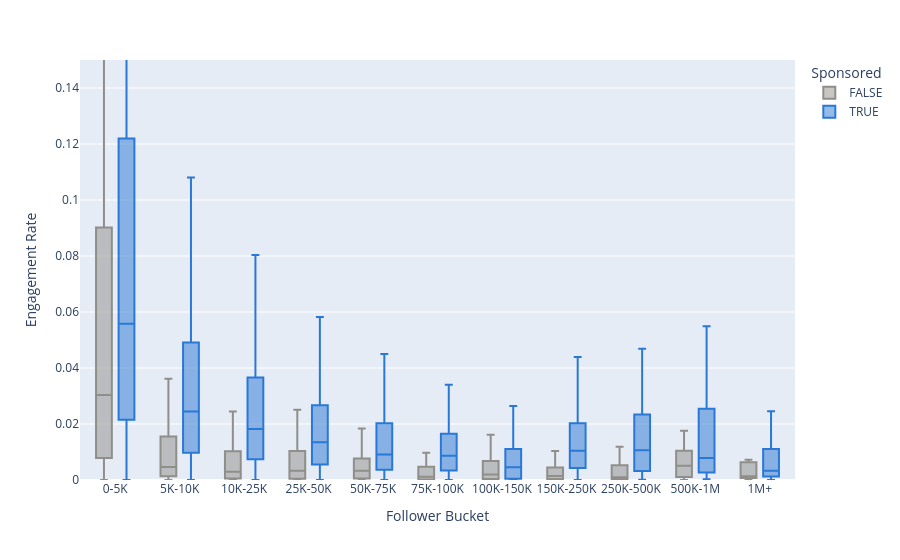

Notebook cell for this chart:
### Code cell
# 6. Box plot: one pair of boxes (sponsored vs not) per bucket
fig = px.box(posts, x="follower_bucket", y="engagement_rate", color="Sponsored",
             category_orders={"follower_bucket": labels, "Sponsored": ["FALSE", "TRUE"]},
             color_discrete_map={"FALSE": "#8f8e89", "TRUE": "#2a78d6"},
             points="outliers",
             labels={"follower_bucket": "Follower Bucket", "engagement_rate": "Engagement Rate"})
fig.update_traces(marker_opacity=0)  # hide outlier dots; whiskers stop at 1.5 x IQR
fig.update_yaxes(range=[0, 0.15])
fig.show()

### Figure 1 — Plotly figure (JSON) as saved in the notebook; plotly's stock layout.template omitted (floating-point values rounded to 4 significant figures; data arrays with more than 128 entries replaced by an {"elided": "..."} marker saying what was removed)
{"data": [{"alignmentgroup": "True", "boxpoints": "outliers", "hovertemplate": "Sponsored=FALSE<br>Follower Bucket=%{x}<br>Engagement Rate=%{y}<extra></extra>", "legendgroup": "FALSE", "marker": {"color": "#8f8e89", "opacity": 0}, "name": "FALSE", "notched": false, "offsetgroup": "FALSE", "orientation": "v", "showlegend": true, "type": "box", "x": {"elided": "28422 str values"}, "x0": " ", "xaxis": "x", "y": {"elided": "28422 float values"}, "y0": " ", "yaxis": "y"}, {"alignmentgroup": "True", "boxpoints": "outliers", "hovertemplate": "Sponsored=TRUE<br>Follower Bucket=%{x}<br>Engagement Rate=%{y}<extra></extra>", "legendgroup": "TRUE", "marker": {"color": "#2a78d6", "opacity": 0}, "name": "TRUE", "notched": false, "offsetgroup": "TRUE", "orientation": "v", "showlegend": true, "type": "box", "x": {"elided": "29061 str values"}, "x0": " ", "xaxis": "x", "y": {"elided": "29061 float values"}, "y0": " ", "yaxis": "y"}], "layout": {"boxmode": "group", "legend": {"title": {"text": "Sponsored"}, "tracegroupgap": 0}, "margin": {"t": 60}, "xaxis": {"anchor": "y", "categoryarray": ["0-5K", "5K-10K", "10K-25K", "25K-50K", "50K-75K", "75K-100K", "100K-150K", "150K-250K", "250K-500K", "500K-1M", "1M+"], "categoryorder": "array", "domain": [0, 1], "title": {"text": "Follower Bucket"}}, "yaxis": {"anchor": "x", "domain": [0, 1], "range": [0, 0.15], "title": {"text": "Engagement Rate"}}}}
